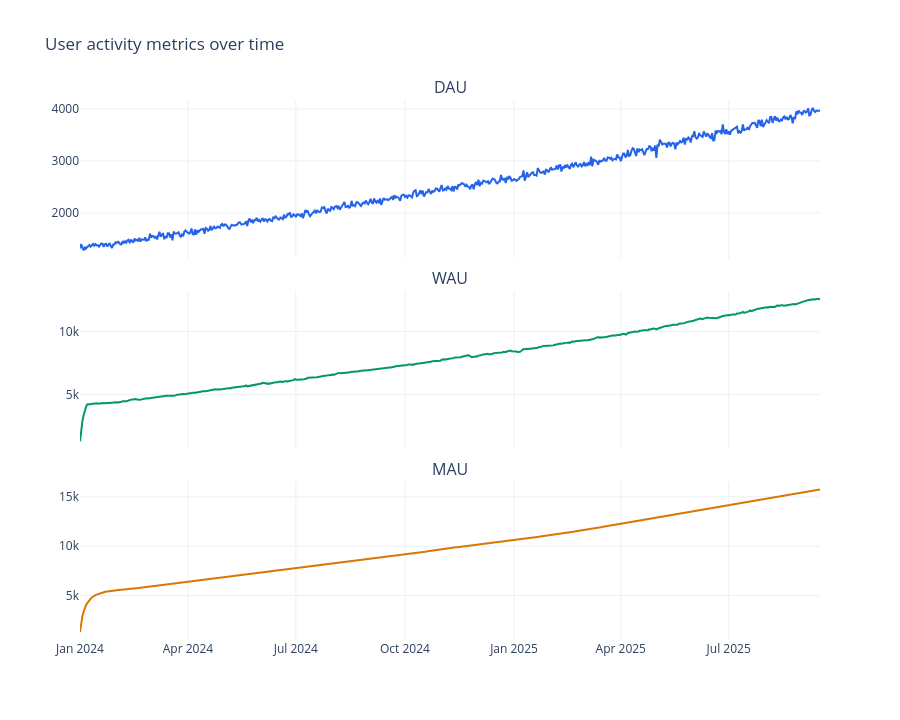

This figure's notebook cell:
### Code cell
fig = make_subplots(
    rows=3,
    cols=1,
    shared_xaxes=True,
    vertical_spacing=0.06,
    subplot_titles=("DAU", "WAU", "MAU"),
)
colors = {"dau": "#2563eb", "wau": "#059669", "mau": "#d97706"}
for row, col in enumerate(["dau", "wau", "mau"], start=1):
    fig.add_trace(
        go.Scatter(
            x=df.index,
            y=df[col],
            mode="lines",
            name=col.upper(),
            line=dict(color=colors[col], width=2),
            showlegend=False,
        ),
        row=row,
        col=1,
    )
fig.update_layout(
    height=720,
    title_text="User activity metrics over time",
    hovermode="x unified",
    template="plotly_white",
)
fig.show()

### Figure 1 — Plotly figure (JSON) as saved in the notebook; plotly's stock layout.template omitted (floating-point values rounded to 4 significant figures; data arrays with more than 128 entries replaced by an {"elided": "..."} marker saying what was removed)
{"data": [{"line": {"color": "#2563eb", "width": 2}, "mode": "lines", "name": "DAU", "showlegend": false, "type": "scatter", "x": {"elided": "625 str values"}, "xaxis": "x", "y": {"elided": "625 int values"}, "yaxis": "y"}, {"line": {"color": "#059669", "width": 2}, "mode": "lines", "name": "WAU", "showlegend": false, "type": "scatter", "x": {"elided": "625 str values"}, "xaxis": "x2", "y": {"elided": "625 int values"}, "yaxis": "y2"}, {"line": {"color": "#d97706", "width": 2}, "mode": "lines", "name": "MAU", "showlegend": false, "type": "scatter", "x": {"elided": "625 str values"}, "xaxis": "x3", "y": {"elided": "625 int values"}, "yaxis": "y3"}], "layout": {"annotations": [{"font": {"size": 16}, "showarrow": false, "text": "DAU", "x": 0.5, "xanchor": "center", "xref": "paper", "y": 1, "yanchor": "bottom", "yref": "paper"}, {"font": {"size": 16}, "showarrow": false, "text": "WAU", "x": 0.5, "xanchor": "center", "xref": "paper", "y": 0.6467, "yanchor": "bottom", "yref": "paper"}, {"font": {"size": 16}, "showarrow": false, "text": "MAU", "x": 0.5, "xanchor": "center", "xref": "paper", "y": 0.2933, "yanchor": "bottom", "yref": "paper"}], "height": 720, "hovermode": "x unified", "title": {"text": "User activity metrics over time"}, "xaxis": {"anchor": "y", "domain": [0, 1], "matches": "x3", "showticklabels": false}, "xaxis2": {"anchor": "y2", "domain": [0, 1], "matches": "x3", "showticklabels": false}, "xaxis3": {"anchor": "y3", "domain": [0, 1]}, "yaxis": {"anchor": "x", "domain": [0.7067, 1]}, "yaxis2": {"anchor": "x2", "domain": [0.3533, 0.6467]}, "yaxis3": {"anchor": "x3", "domain": [0, 0.2933]}}}
